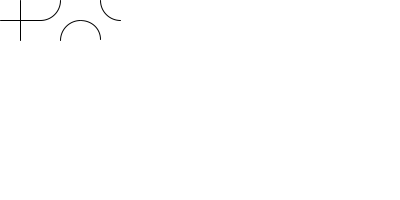
Frame 1 (no input)
Frame 60 (the mouse pressed at the canvas centre just before this capture): identical to frame 1, image omitted
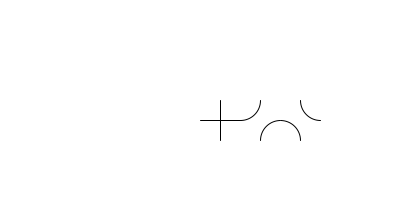
Frame 120 (the mouse held since frame 60 and released just before this capture)

The Processing sketch that drew these frames (run headless with seeded random() and noise(); from frame 60 on, the mouse is pressed at the canvas centre):

// Processing sketch: sketch_140704_15
// ── sketch_140704_15.pde
void crossPipe(float x,float y,float l){
  line (x+l/2,y,x+l/2,y+l);
  line (x,y+l/2,x+l,y+l/2);
}
void bendedPipe0(float x,float y,float l){
  arc(x,y,l,l,0,HALF_PI);
  arc (x+l,y+l,l,l, PI , PI+HALF_PI );
}

void bendedPipe1(float x,float y,float l){
  arc(x+l,y,l,l,HALF_PI,PI);
  arc (x,y+l,l,l, -HALF_PI , 0 );
}

void setup(){
  size(400,200);
  smooth();
}

void draw(){
  background(255);
  stroke(0);
  crossPipe(mouseX,mouseY,40);
  bendedPipe0(mouseX+1*40,mouseY,40);
  bendedPipe1(mouseX+2*40,mouseY,40);
}
